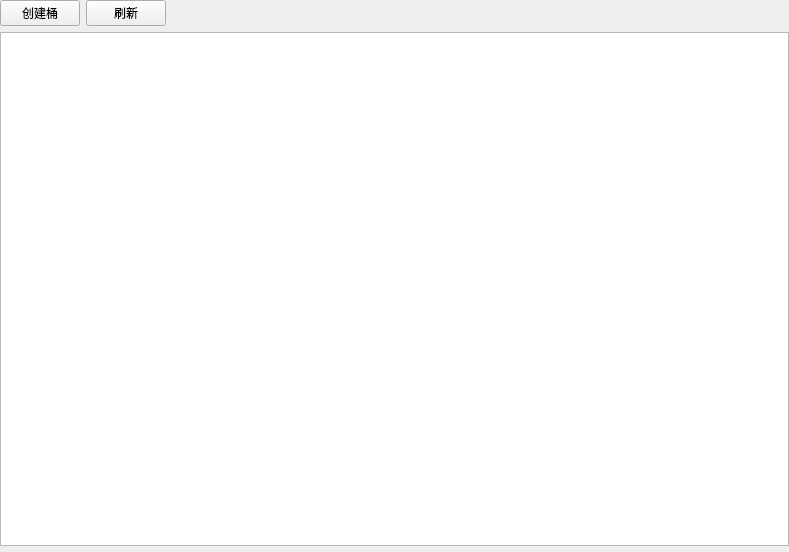
<?xml version="1.0" encoding="UTF-8"?>
<ui version="4.0">
 <class>BucketsTableWidget</class>
 <widget class="QWidget" name="BucketsTableWidget">
  <property name="geometry">
   <rect>
    <x>0</x>
    <y>0</y>
    <width>789</width>
    <height>552</height>
   </rect>
  </property>
  <property name="windowTitle">
   <string>Form</string>
  </property>
  <layout class="QVBoxLayout" name="verticalLayout">
   <property name="spacing">
    <number>6</number>
   </property>
   <property name="leftMargin">
    <number>0</number>
   </property>
   <property name="topMargin">
    <number>0</number>
   </property>
   <property name="rightMargin">
    <number>0</number>
   </property>
   <property name="bottomMargin">
    <number>0</number>
   </property>
   <item>
    <widget class="QWidget" name="widgetTools" native="true">
     <layout class="QHBoxLayout" name="horizontalLayout">
      <property name="spacing">
       <number>6</number>
      </property>
      <property name="leftMargin">
       <number>0</number>
      </property>
      <property name="topMargin">
       <number>0</number>
      </property>
      <property name="rightMargin">
       <number>0</number>
      </property>
      <property name="bottomMargin">
       <number>0</number>
      </property>
      <item>
       <widget class="QPushButton" name="pushButtonCreateBucket">
        <property name="text">
         <string>创建桶</string>
        </property>
       </widget>
      </item>
      <item>
       <widget class="QPushButton" name="pushButtonRefresh">
        <property name="text">
         <string>刷新</string>
        </property>
       </widget>
      </item>
      <item>
       <spacer name="horizontalSpacer">
        <property name="orientation">
         <enum>Qt::Orientation::Horizontal</enum>
        </property>
        <property name="sizeHint" stdset="0">
         <size>
          <width>588</width>
          <height>20</height>
         </size>
        </property>
       </spacer>
      </item>
     </layout>
    </widget>
   </item>
   <item>
    <widget class="QTableView" name="tableView">
     <property name="editTriggers">
      <set>QAbstractItemView::EditTrigger::NoEditTriggers</set>
     </property>
    </widget>
   </item>
   <item>
    <widget class="PageFlipWidget" name="widgetPageFlip" native="true"/>
   </item>
  </layout>
 </widget>
 <customwidgets>
  <customwidget>
   <class>PageFlipWidget</class>
   <extends>QWidget</extends>
   <header>src/fend/uicommond/pageflipwidget.h</header>
   <container>1</container>
  </customwidget>
 </customwidgets>
 <resources/>
 <connections/>
</ui>
